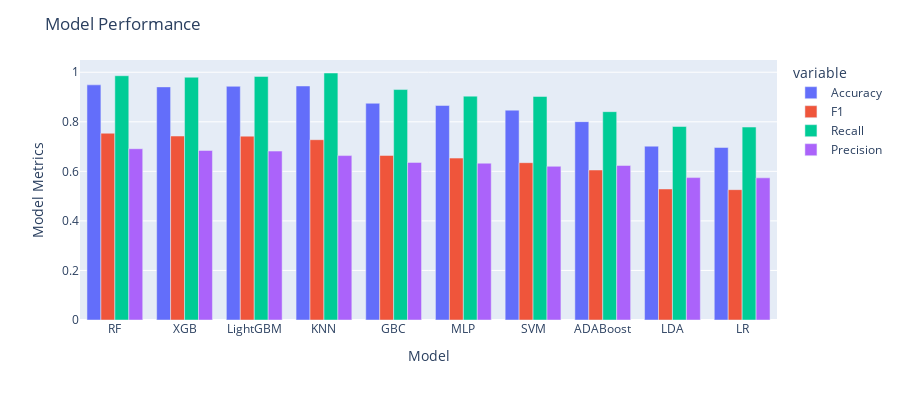

The notebook cell this image was saved under:
### Code cell
import plotly.express as px
df = px.data.tips()
fig = px.bar(result_df, x="Model", y=['Accuracy','F1','Recall','Precision'], barmode='group',
             height=400)

fig.update_yaxes(title_text="Model Metrics")
fig.update_layout(
    title_text="Model Performance"
)
fig.show()

### Figure 1 — Plotly figure (JSON) as saved in the notebook; plotly's stock layout.template omitted (floating-point values rounded to 4 significant figures)
{"data": [{"alignmentgroup": "True", "hovertemplate": "variable=Accuracy<br>Model=%{x}<br>value=%{y}<extra></extra>", "legendgroup": "Accuracy", "marker": {"color": "#636efa"}, "name": "Accuracy", "offsetgroup": "Accuracy", "orientation": "v", "showlegend": true, "textposition": "auto", "type": "bar", "x": ["RF", "XGB", "LightGBM", "KNN", "GBC", "MLP", "SVM", "ADABoost", "LDA", "LR"], "xaxis": "x", "y": [0.949, 0.9409, 0.9432, 0.9445, 0.8747, 0.8658, 0.847, 0.8006, 0.7016, 0.6964], "yaxis": "y"}, {"alignmentgroup": "True", "hovertemplate": "variable=F1<br>Model=%{x}<br>value=%{y}<extra></extra>", "legendgroup": "F1", "marker": {"color": "#EF553B"}, "name": "F1", "offsetgroup": "F1", "orientation": "v", "showlegend": true, "textposition": "auto", "type": "bar", "x": ["RF", "XGB", "LightGBM", "KNN", "GBC", "MLP", "SVM", "ADABoost", "LDA", "LR"], "xaxis": "x", "y": [0.7539, 0.7425, 0.742, 0.7277, 0.6642, 0.6534, 0.635, 0.6054, 0.5289, 0.5261], "yaxis": "y"}, {"alignmentgroup": "True", "hovertemplate": "variable=Recall<br>Model=%{x}<br>value=%{y}<extra></extra>", "legendgroup": "Recall", "marker": {"color": "#00cc96"}, "name": "Recall", "offsetgroup": "Recall", "orientation": "v", "showlegend": true, "textposition": "auto", "type": "bar", "x": ["RF", "XGB", "LightGBM", "KNN", "GBC", "MLP", "SVM", "ADABoost", "LDA", "LR"], "xaxis": "x", "y": [0.986, 0.9798, 0.983, 0.9969, 0.9301, 0.9035, 0.9021, 0.8408, 0.781, 0.7787], "yaxis": "y"}, {"alignmentgroup": "True", "hovertemplate": "variable=Precision<br>Model=%{x}<br>value=%{y}<extra></extra>", "legendgroup": "Precision", "marker": {"color": "#ab63fa"}, "name": "Precision", "offsetgroup": "Precision", "orientation": "v", "showlegend": true, "textposition": "auto", "type": "bar", "x": ["RF", "XGB", "LightGBM", "KNN", "GBC", "MLP", "SVM", "ADABoost", "LDA", "LR"], "xaxis": "x", "y": [0.6913, 0.6842, 0.6818, 0.6636, 0.636, 0.6329, 0.6204, 0.6237, 0.5747, 0.5738], "yaxis": "y"}], "layout": {"barmode": "group", "height": 400, "legend": {"title": {"text": "variable"}, "tracegroupgap": 0}, "margin": {"t": 60}, "title": {"text": "Model Performance"}, "xaxis": {"anchor": "y", "domain": [0, 1], "title": {"text": "Model"}}, "yaxis": {"anchor": "x", "domain": [0, 1], "title": {"text": "Model Metrics"}}}}
